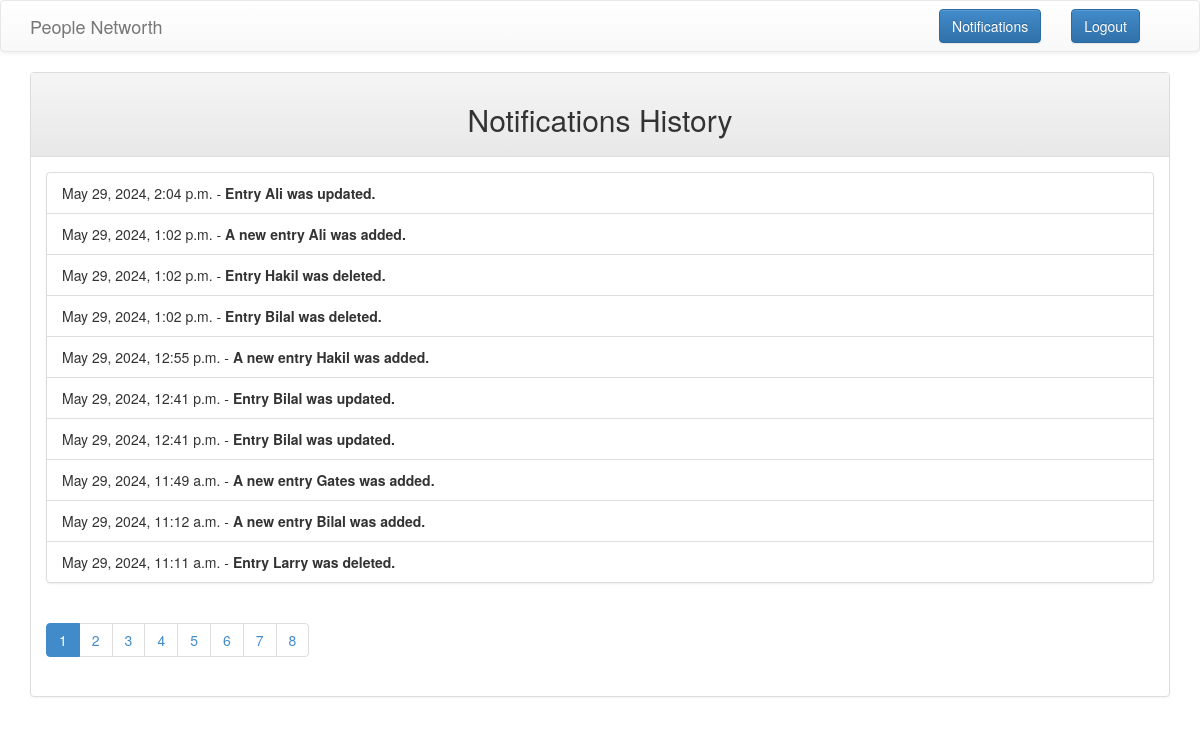
Before: /home/notifications/ (signed in) with the older database file.
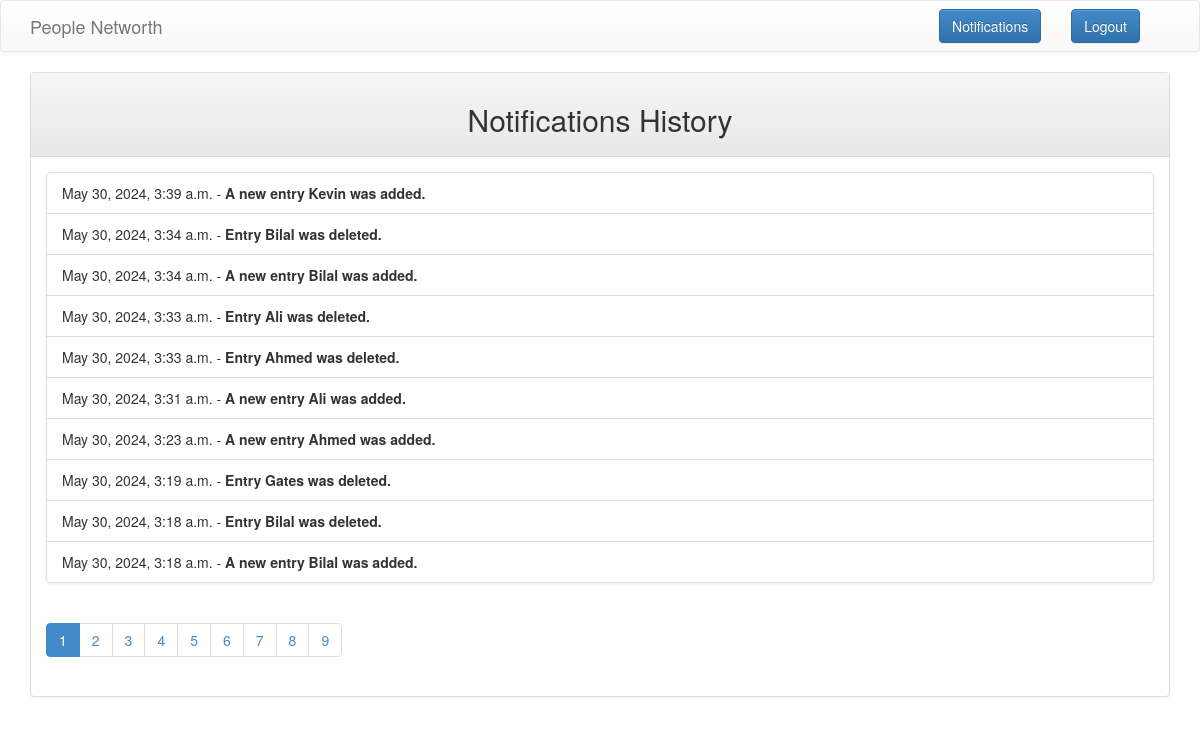
After: the same page with the newer database file.
### crudApp/models.py (models this page shows, shortened)
class Notification(models.Model):
    message = models.TextField()
    timestamp = models.DateTimeField(auto_now_add=True)

### crudApp/middlewares.py (the view)
  def wrapped_view(request, *args, **kwargs):
    if request.user.is_authenticated == False:
      return redirect('login')
    return view_function(request, *args, **kwargs)

### crudApp/context_processors.py (called while the page is built)
def latest_notification(request):
    latest_notification = Notification.objects.all().order_by('-timestamp').first()
    return {
        'latest_notification': latest_notification
    }

### crudApp/views.py (called while the page is built)
@auth
def notifications_view(request):
    notifications = Notification.objects.all().order_by('-timestamp')
    page_number = request.GET.get('page', 1)
    paginator = Paginator(notifications, 10)
    try:
        page_obj = paginator.page(page_number)
    except PageNotAnInteger:
        page_obj = paginator.page(1)
    except EmptyPage:
        page_obj = paginator.page(paginator.num_pages)
    return render(request, 'crudApp/notifications.html', {'page_obj': page_obj})

### crudApp/templates/crudApp/notifications.html (shortened to what this page needs)
<!DOCTYPE html>
<html>
  <head>
    {% load static %}
    <link href="{% static 'css/bootstrap.min.css' %}" rel="stylesheet" />
    <link href="{% static 'css/bootstrap-theme.min.css' %}" rel="stylesheet" />
    <link href="{% static 'css/style.css' %}" rel="stylesheet" />
  </head>
  <body>
       <nav class="navbar navbar-default" role="navigation">
        <div class="container">
          <div class="navbar-header">
            <a class="navbar-brand" href="{% url 'home' %}">People Networth</a>
          </div>
          <div class="collapse navbar-collapse navbar-ex1-collapse">
            <form method="post" class="navbar-form navbar-right" action="{% url 'logout' %}">
              <button type="submit" class="btn btn-primary btn">Logout</button>
            </form>
            <form method="post" class="navbar-form navbar-right" action="{% url 'notifications' %}">
              <button type="submit" class="btn btn-primary btn">Notifications</button>
            </form>
          </div>
        </div>
      </nav>
    <div class="container">
      <div class="panel panel-default">
        <div class="panel-heading">
          <h2 class="text-center">Notifications History</h2>
        </div>
        <div class="panel-body">
          <ul class="list-group list-group-flush">
            {% for notification in page_obj %}
            <li class="list-group-item">
              {{ notification.timestamp }} -
              <strong>{{ notification.message }}</strong>
            </li>
            {% endfor %}
          </ul>
          {% if page_obj.has_other_pages %}
          <ul class="pagination ">
            {% for i in page_obj.paginator.page_range %}
            {% if page_obj.number == i %}
            <li class="page-item active">
              <span>{{ i }} <span class="sr-only">(current)</span></span>
            </li>
            {% else %}
            <li class="page-item">
              <a class="page-link" href="?page={{ i }}">{{ i }}</a>
            </li>
            {% endif %} {% endfor %}
          </ul>
          {% endif %}
        </div>
      </div>
    </div>
  </body>
</html>

Changed rows visible on the page:
no longer on this page (row unchanged): Notification: timestamp "May 29, 2024, 2:04 p.m.", message "Entry Ali was updated."
no longer on this page (row unchanged): Notification: timestamp "May 29, 2024, 1:02 p.m.", message "A new entry Ali was added."
no longer on this page (row unchanged): Notification: timestamp "May 29, 2024, 1:02 p.m.", message "Entry Hakil was deleted."
no longer on this page (row unchanged): Notification: timestamp "May 29, 2024, 1:02 p.m.", message "Entry Bilal was deleted."
no longer on this page (row unchanged): Notification: timestamp "May 29, 2024, 12:55 p.m.", message "A new entry Hakil was added."
no longer on this page (row unchanged): Notification: timestamp "May 29, 2024, 12:41 p.m.", message "Entry Bilal was updated."
no longer on this page (row unchanged): Notification: timestamp "May 29, 2024, 12:41 p.m.", message "Entry Bilal was updated."
no longer on this page (row unchanged): Notification: timestamp "May 29, 2024, 11:49 a.m.", message "A new entry Gates was added."
no longer on this page (row unchanged): Notification: timestamp "May 29, 2024, 11:12 a.m.", message "A new entry Bilal was added."
no longer on this page (row unchanged): Notification: timestamp "May 29, 2024, 11:11 a.m.", message "Entry Larry was deleted."
added Notification: timestamp "May 30, 2024, 3:39 a.m.", message "A new entry Kevin was added."
added Notification: timestamp "May 30, 2024, 3:34 a.m.", message "Entry Bilal was deleted."
added Notification: timestamp "May 30, 2024, 3:34 a.m.", message "A new entry Bilal was added."
added Notification: timestamp "May 30, 2024, 3:33 a.m.", message "Entry Ali was deleted."
added Notification: timestamp "May 30, 2024, 3:33 a.m.", message "Entry Ahmed was deleted."
added Notification: timestamp "May 30, 2024, 3:31 a.m.", message "A new entry Ali was added."
added Notification: timestamp "May 30, 2024, 3:23 a.m.", message "A new entry Ahmed was added."
added Notification: timestamp "May 30, 2024, 3:19 a.m.", message "Entry Gates was deleted."
added Notification: timestamp "May 30, 2024, 3:18 a.m.", message "Entry Bilal was deleted."
added Notification: timestamp "May 30, 2024, 3:18 a.m.", message "A new entry Bilal was added."
Other visible differences:
new list line: "9"
